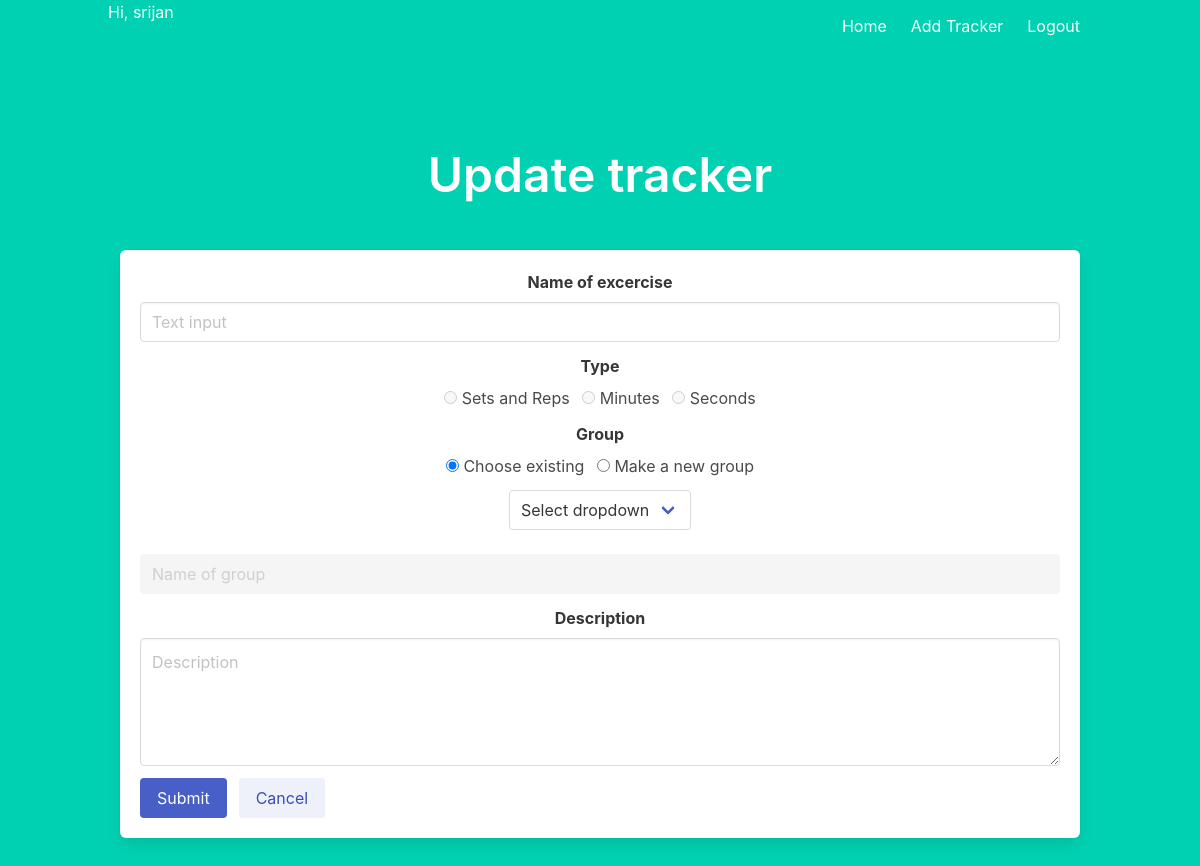
Page /update_tracker/10 (signed in) on the earlier database version.
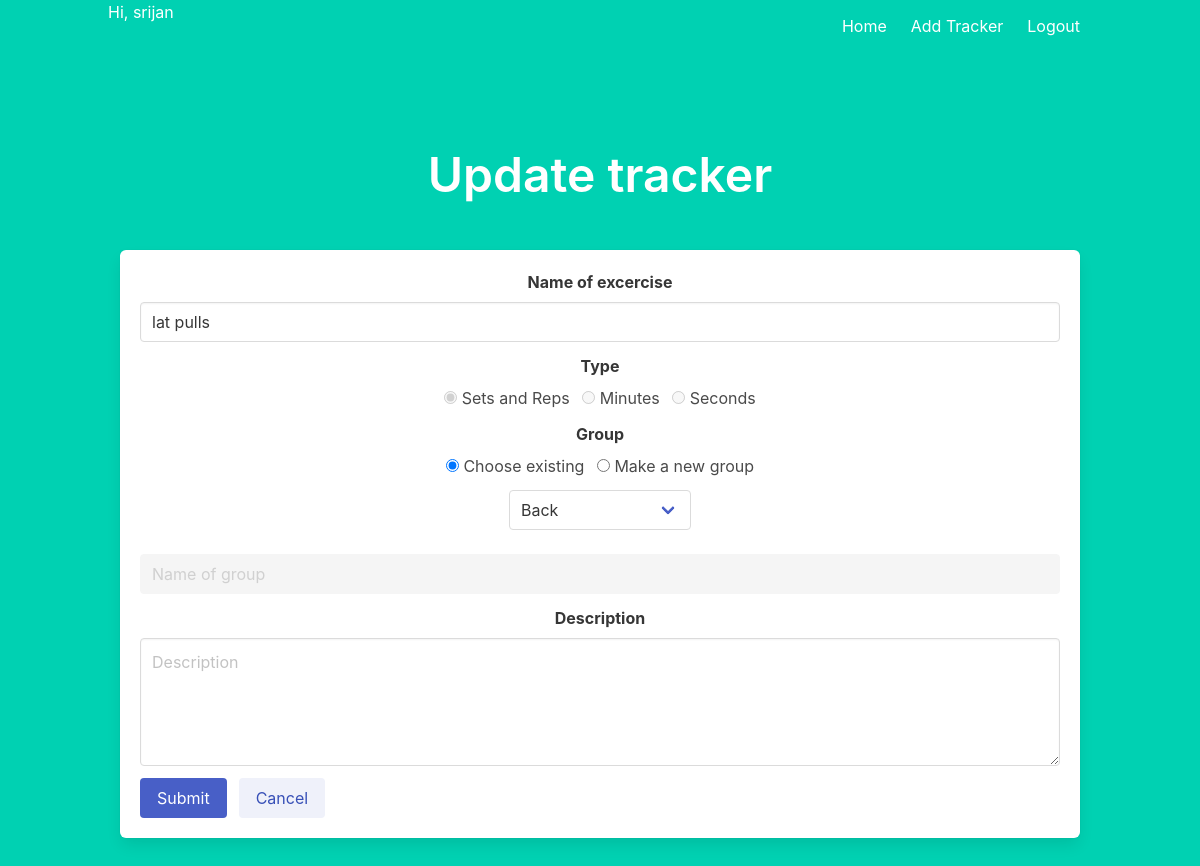
Same page on the later database version.
### main.py (models this page shows)
class tracker(db.Model):
    __tablename__ = 'tracker'
    id = db.Column(db.Integer, primary_key=True,
                   autoincrement=True, nullable=False)
    name = db.Column(db.String, nullable=False)
    option = db.Column(db.String, nullable=False)
    group = db.Column(db.String, nullable=False)
    description = db.Column(db.String)
    u_id = db.Column(db.String, db.ForeignKey(user.id), nullable=False)

### main.py (the view, shortened to what this page needs)
@app.route("/update_tracker/<int:tid>", methods=['GET', 'POST'])
def update_tracker(tid):
    if 'user' not in session:
        return redirect(url_for('index'))
    username = session['user']
    if request.method == "GET":
        track = tracker.query.filter_by(id=tid).first()
        user_groups = []
        for g in group_options:
            user_groups.append(g)
        uid = user.query.filter_by(username=username).first().id
        trackers = tracker.query.filter_by(u_id=uid).all()
        for t in trackers:
            if t.group not in user_groups:
                user_groups.append(t.group)
        return render_template("update_tracker.html", tracker=track, group_options=user_groups)

### templates/update_tracker.html (shortened to what this page needs)
{% extends "layout.html" %} {% block body %}
<div class="section">
  <h1 class="title is-1">Update tracker</h1>
</div>
<form class="box" action="/update_tracker/{{tracker.id}}" method="POST" id="tracker_form">
  <div class="field">
    <label class="label">Name of excercise</label>
    <div class="control">
      <input
        class="input"
        name="name"
        type="text"
        placeholder="Text input"
        value="{{tracker.name}}"
        required
      />
    </div>
  </div>
  <div class="field">
    <label class="label">Type</label>
    <div class="control" style="margin-left: auto; margin-right: auto">
      <label class="radio">
        <input type="radio" name="type" value="Sets and Reps" {% if (tracker.option == "Sets and Reps") %} checked {% endif %} required disabled />
        Sets and Reps
      </label>
      <label class="radio">
        <input type="radio" name="type" value="Minutes" {% if (tracker.option == "Minutes") %} checked {% endif %} disabled/>
        Minutes
      </label>
      <label class="radio">
        <input type="radio" name="type" value="Seconds" {% if (tracker.option == "Seconds") %} checked {% endif %} disabled/>
        Seconds
      </label>
    </div>
  </div>
  <div class="field">
    <label class="label">Group</label>
    <div class="control">
      <label class="radio">
        <input type="radio" onclick="set()" name="choose" value="existing" checked />
        Choose existing
      </label>
      <label class="radio">
        <input type="radio" name="choose" onclick="set()" value="new" />
        Make a new group
      </label>
    </div>
  </div>
  <div class="field">
    <div class="select block">
      <select name="group" id="ddgroup"  >
        <option>Select dropdown</option>
        {% for group in group_options %}
        <option value="{{group}}" {% if (tracker.group == group) %} selected {% endif %}>{{group}}</option>
        {%endfor%}
      </select>
    </div>
    <div >
      <input
        id="grouptext"
        class="input"
        name="group"
        type="text"
        placeholder="Name of group"
        required
        disabled
      />
    </div>
  </div>
  <div class="field">
    <label class="label">Description</label>
    <div class="control">
      <textarea
        class="textarea"
        placeholder="Description"
        name="description"
        maxlength="250"
        value="{{tracker.description}}"
      ></textarea>
    </div>
  </div>
  <div class="field is-grouped">
    <div class="control">
      <button type="submit" class="button is-link">Submit</button>
    </div>
    <div class="control">
      <a href="/" class="button is-link is-light">Cancel</a>
    </div>
  </div>
</form>
{% endblock %}

Differences in the rows shown:
added tracker: name "lat pulls", option "☑ Sets and Reps", option "☐ Minutes", option "☐ Seconds", group "Back", description "Description"
Other differences:
form field type: "☐ Sets and Reps" → (not shown)
form field type: "☐ Minutes" → (not shown)
form field type: "☐ Seconds" → (not shown)
form field group: "Select dropdown" → (not shown)
form field description: "Description" → (not shown)
